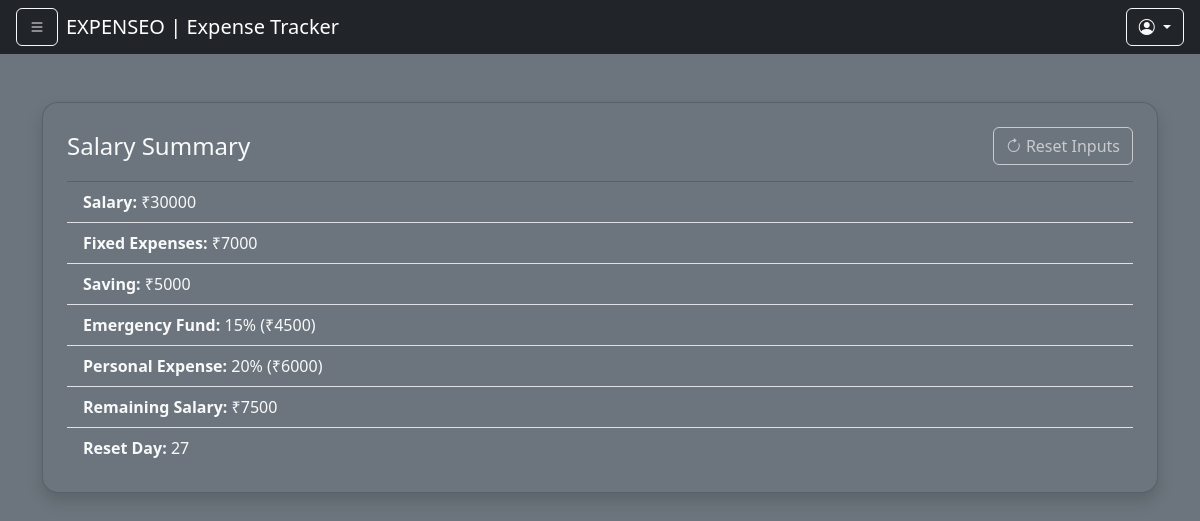
Before: /expense-tracker/ (signed in) with the older database file.
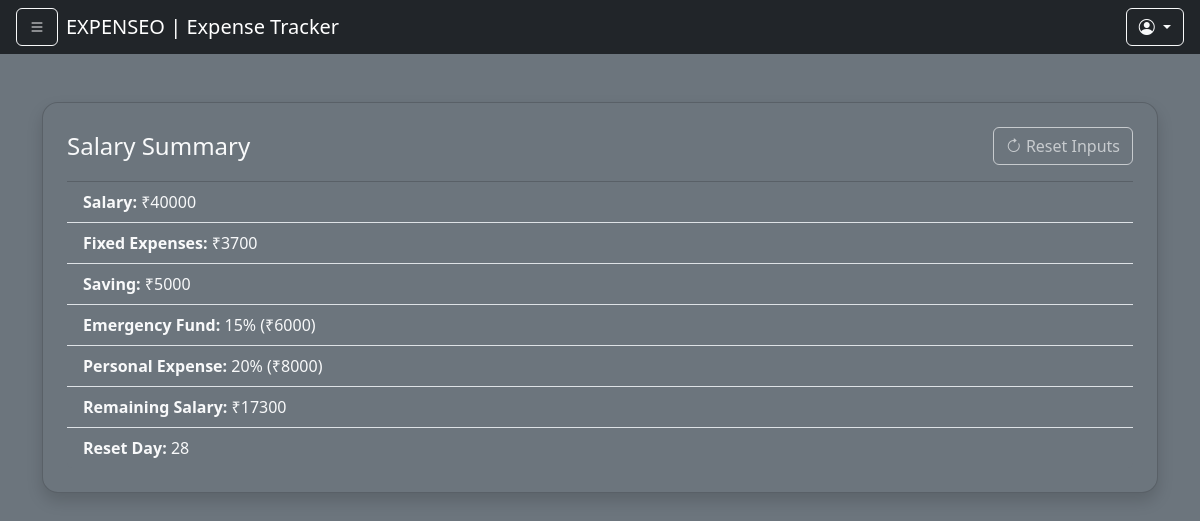
After: the same page with the newer database file.
### apps/expense/models.py (models this page shows, shortened)
class BaseClass(models.Model):
    UID = models.UUIDField(default=uuid.uuid4, primary_key=True, null=False, blank=False)
    created_at = models.DateTimeField(auto_now_add=True)
    updated_at = models.DateTimeField(auto_now=True)
    class Meta:
        abstract = True

class UserSalary(BaseClass):
    user = models.ForeignKey(Users, on_delete=models.CASCADE)
    salary = models.PositiveIntegerField(default=0)
    reset_day = models.PositiveSmallIntegerField(default=1)
    fixed_expenses = models.JSONField(default=dict)
    saving = models.PositiveIntegerField(default=0)
    emergency_percent = models.PositiveSmallIntegerField(default=10)
    personal_percent = models.PositiveSmallIntegerField(default=40)
    remaining_salary = models.PositiveIntegerField(default=0)
    def get_total_fixed_expense(self):
        return sum(self.fixed_expenses.values())
    def get_emergency_amount(self):
        return self.salary * self.emergency_percent // 100
    def get_personal_amount(self):
        return self.salary * self.personal_percent // 100

### apps/expense/views.py (the view, shortened to what this page needs)
# urls.py: path('expense-tracker/',expense_tracker,name="expense_tracker"),
def expense_tracker(request):
    user_uid = request.session.get('user_id')
    if not user_uid:
        messages.warning(request, "Please log in to view your recent expenses.")
        return redirect('login')
    user_instance = Users.objects.get(UID=user_uid)
    user_details, created = UserDetails.objects.get_or_create(
    user=user_instance,
    defaults={
        'full_name': '',
        'dob': '2000-01-01',
        'gender': '',
        'state': '',
        'city': '',
        'occupation': '',
        'is_filled': False
        }
    )
    user_salary, created = UserSalary.objects.get_or_create(
        user=user_instance,
        defaults={
            'salary': 0,
            'saving': 0,
            'fixed_expenses': {},
            'emergency_percent': 10,
            'personal_percent': 40,
            'remaining_salary': 0,
            'reset_day': 1
        }
    )
    today_day = datetime.datetime.today().day
    is_reset_day = user_salary.reset_day == today_day
    is_first_time = created or (user_salary.salary == 0)
    show_popup = is_first_time or is_reset_day
    allow_edit = is_first_time or is_reset_day
    context = {
        'user':user_instance,
        'userd':user_details,
        'is_employed': user_details.occupation == 'employed',
        'show_popup': show_popup,
        'user_salary': user_salary,
        'range_1_28': range(1, 29),
        'allow_edit': allow_edit,
    }
    return render(request, 'expense/expense_tracker.html', context)

### apps/expense/templates/expense/expense_tracker.html (shortened to what the changed rows need)
{% extends 'expense/base.html' %}
{% block body %}
<div class="container py-5">
  {% if is_employed %}
    {% if show_popup %}
      <form method="POST">
        {% csrf_token %}
        <div class="card bg-secondary text-light shadow rounded-4 p-4">
          <h4 class="mb-4">Monthly Salary & Allocation</h4>
          <div class="row mb-3">
            <div class="col-md-6">
              <label for="salary" class="form-label">Salary (₹)</label>
              <input type="number" name="salary" step="100" id="salary" class="form-control bg-dark text-light" value="{{ user_salary.salary|default:0 }}" {% if not allow_edit %}readonly{% endif %} required>
              {% if not allow_edit and not is_first_time %}
                <small class="text-muted">You can edit again on reset day.</small>
              {% endif %}
            </div>
            <div class="col-md-6">
              <label for="saving" class="form-label">Saving (₹)</label>
              <input type="number" name="saving" id="saving" class="form-control bg-dark text-light" value="{{ user_salary.saving|default:0 }}" required>
            </div>
          </div>
          <div class="mb-3">
            <label class="form-label">Fixed Expenses</label>
            <table class="table table-dark table-bordered">
              <thead>
                <tr>
                  <th>Item</th>
                  <th>Amount (₹)</th>
                  <th>Remove</th>
                </tr>
              </thead>
              <tbody id="expenseRows">
                {% for key, value in user_salary.fixed_expenses.items %}
                <tr>
                  <td><input type="text" name="item" class="form-control bg-dark text-light" value="{{ key }}"></td>
                  <td><input type="number" name="amount" class="form-control bg-dark text-light" value="{{ value }}"></td>
                  <td><button type="button" class="btn btn-sm btn-danger" onclick="removeRow(this)">✖</button></td>
                </tr>
                {% endfor %}
              </tbody>
            </table>
            <button type="button" class="btn btn-outline-light btn-sm" onclick="addRow()">+ Add Row</button>
            <input type="hidden" name="fixed_expenses" id="fixedExpensesInput">
          </div>
          <div class="row mb-3">
            <div class="col">
              <label class="form-label">Emergency Fund (%)</label>
              <input type="range" name="emergency_percent" class="form-range" min="5" max="50" value="{{ user_salary.emergency_percent }}" oninput="document.getElementById('emg_val').innerText = this.value + '%'">
              <span id="emg_val">{{ user_salary.emergency_percent }}%</span>
            </div>
            <div class="col">
              <label class="form-label">Personal Expense (%)</label>
              <input type="range" name="personal_percent" class="form-range" min="5" max="70" value="{{ user_salary.personal_percent }}" oninput="document.getElementById('per_val').innerText = this.value + '%'">
              <span id="per_val">{{ user_salary.personal_percent }}%</span>
            </div>
          </div>
          <div class="mb-3">
            <label class="form-label">Select Reset Day (1–28)</label>
            <div class="d-flex flex-wrap gap-2">
              {% for day in range_1_28 %}
              <input type="radio" class="btn-check" name="reset_day" id="day{{ day }}" value="{{ day }}" {% if user_salary.reset_day == day %}checked{% endif %} required>
              <label class="btn btn-outline-light btn-sm" for="day{{ day }}">{{ day }}</label>
              {% endfor %}
            </div>
          </div>
          <div class="d-flex justify-content-between">
            <button type="submit" class="btn btn-success" {% if not allow_edit %}disabled{% endif %}>
              <i class="bi bi-floppy"></i> Save Salary
            </button>
            <button type="button" class="btn btn-warning" onclick="location.reload();" {% if not allow_edit %}disabled{% endif %}>
              <i class="bi bi-arrow-clockwise"></i> Reset Inputs
            </button>
          </div>
        </div>
      </form>
    {% else %}
      <div class="card bg-secondary text-light shadow p-4 rounded-4">
        <div class="row align-items-center mb-3">
          <div class="col-md-8">
            <h4 class="mb-0">Salary Summary</h4>
          </div>
          <div class="col-md-4 text-end">
            <button type="button" class="btn btn-outline-light"
                    onclick="location.reload();"
                    {% if not allow_edit %}disabled data-bs-toggle="tooltip" title="Reset is only allowed on Reset Day"{% endif %}>
              <i class="bi bi-arrow-clockwise"></i> Reset Inputs
            </button>
          </div>
        </div>
        <ul class="list-group list-group-flush bg-secondary">
          <li class="list-group-item bg-secondary text-light"><strong>Salary:</strong> ₹{{ user_salary.salary }}</li>
          <li class="list-group-item bg-secondary text-light"><strong>Fixed Expenses:</strong> ₹{{ user_salary.get_total_fixed_expense }}</li>
          <li class="list-group-item bg-secondary text-light"><strong>Saving:</strong> ₹{{ user_salary.saving }}</li>
          <li class="list-group-item bg-secondary text-light"><strong>Emergency Fund:</strong> {{ user_salary.emergency_percent }}% (₹{{ user_salary.get_emergency_amount }})</li>
          <li class="list-group-item bg-secondary text-light"><strong>Personal Expense:</strong> {{ user_salary.personal_percent }}% (₹{{ user_salary.get_personal_amount }})</li>
          <li class="list-group-item bg-secondary text-light"><strong>Remaining Salary:</strong> ₹{{ user_salary.remaining_salary }}</li>
          <li class="list-group-item bg-secondary text-light"><strong>Reset Day:</strong> {{ user_salary.reset_day }}</li>
        </ul>
      </div>
    {% endif %}
  {% else %}
    <div class="alert alert-danger mt-4">You must be marked as "Employed" in your profile to use the salary features.</div>
  {% endif %}
</div>
{% endblock %}

Changed rows visible on the page:
changed UserSalary: salary "30000" → "40000"; get_total_fixed_expense "7000" → "3700"; get_emergency_amount "4500" → "6000"; get_personal_amount "6000" → "8000"; remaining_salary "7500" → "17300"; reset_day "27" → "28"
